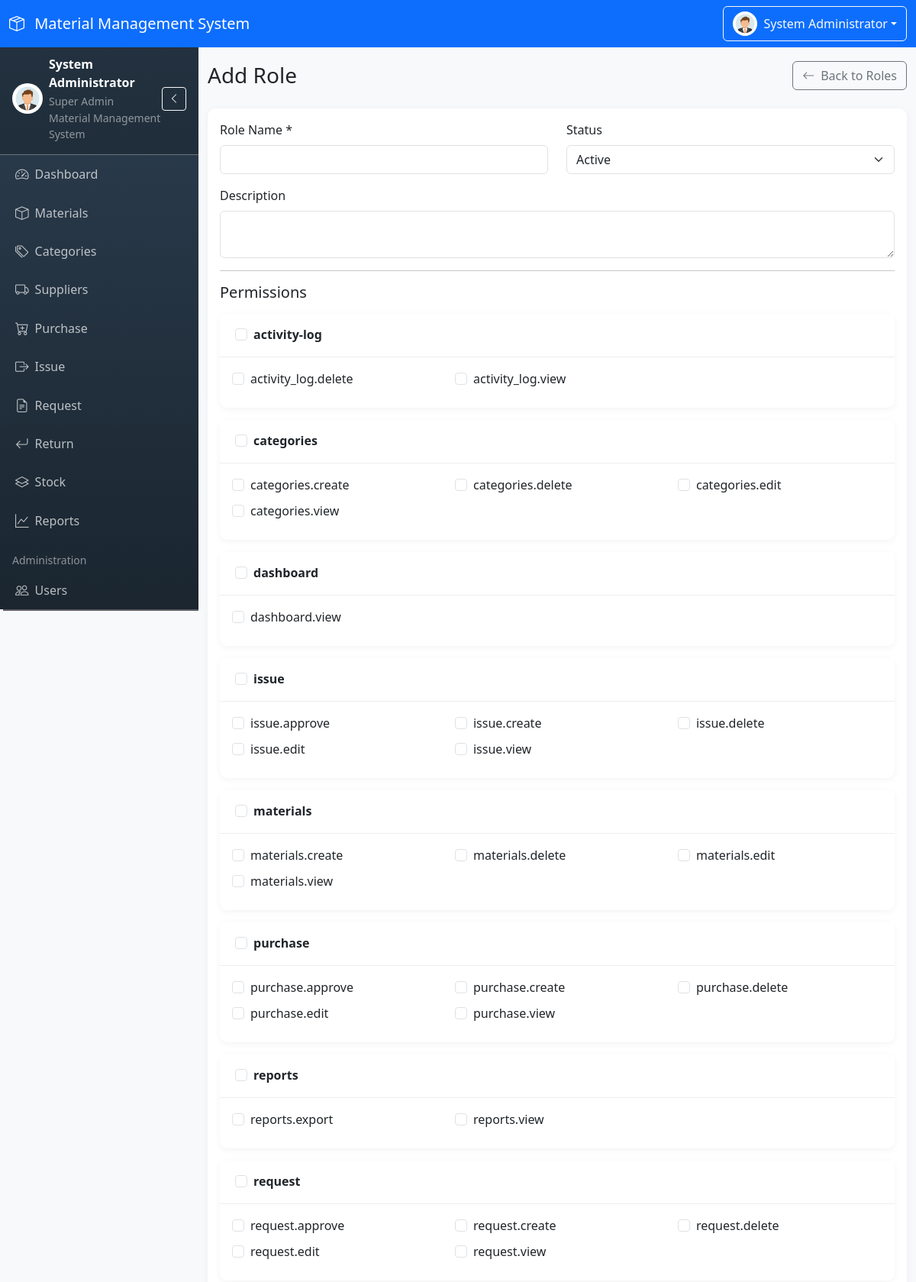
Screenshot of /modules/roles/create.php (signed in, upper part) with the database file from the repository.
### tables this page shows
CREATE TABLE `permissions` (
  `id` int(11) NOT NULL,
  `permission_key` varchar(100) NOT NULL,
  `module_name` varchar(50) NOT NULL,
  `created_at` timestamp NOT NULL DEFAULT current_timestamp()
);

### modules/roles/create.php (the view, shortened to what this page needs)
<?php
$stmt = $pdo->query("SELECT * FROM permissions ORDER BY module_name, permission_key");
$all_permissions = $stmt->fetchAll();
$permissions_by_module = [];
foreach ($all_permissions as $perm) {
    $permissions_by_module[$perm['module_name']][] = $perm;
}
require_once __DIR__ . '/../../includes/header.php';
?>
<div class="d-flex justify-content-between align-items-center mb-4">
    <h1 class="h3 mb-0">Add Role</h1>
    <a href="<?php echo BASE_URL; ?>/modules/roles/index.php" class="btn btn-outline-secondary">
        <i class="bi bi-arrow-left me-2"></i>Back to Roles
    </a>
</div>
<div class="card">
    <div class="card-body">
        <form id="roleForm">
            <div class="row">
                <div class="col-md-6 mb-3">
                    <label for="role_name" class="form-label">Role Name *</label>
                    <input type="text" class="form-control" id="role_name" name="role_name" required>
                </div>
                <div class="col-md-6 mb-3">
                    <label for="status" class="form-label">Status</label>
                    <select class="form-select" id="status" name="status">
                        <option value="Active">Active</option>
                    </select>
                </div>
            </div>
            <div class="mb-3">
                <label for="description" class="form-label">Description</label>
                <textarea class="form-control" id="description" name="description" rows="2"></textarea>
            </div>
            <hr>
            <h5 class="mb-3">Permissions</h5>
            <?php foreach ($permissions_by_module as $module => $permissions): ?>
            <div class="card mb-3">
                <div class="card-header">
                    <div class="form-check">
                        <input class="form-check-input" type="checkbox" id="select_all_<?php echo md5($module); ?>" onchange="toggleModulePermissions('<?php echo md5($module); ?>')">
                        <label class="form-check-label fw-bold" for="select_all_<?php echo md5($module); ?>">
                            <?php echo htmlspecialchars($module); ?>
                        </label>
                    </div>
                </div>
                <div class="card-body">
                    <div class="row">
                        <?php foreach ($permissions as $perm): ?>
                        <div class="col-md-4 mb-2">
                            <div class="form-check">
                                <input class="form-check-input module-permission-<?php echo md5($module); ?>" type="checkbox" name="permissions[]" value="<?php echo $perm['id']; ?>" id="perm_<?php echo $perm['id']; ?>">
                                <label class="form-check-label" for="perm_<?php echo $perm['id']; ?>">
                                    <?php echo htmlspecialchars($perm['permission_key']); ?>
                                </label>
                            </div>
                        </div>
                        <?php endforeach; ?>
                    </div>
                </div>
            </div>
            <?php endforeach; ?>
        </form>
    </div>
</div>
<?php require_once __DIR__ . '/../../includes/footer.php'; ?>

### assets/css/style.css (style rules this page uses)
:root { --primary-color: #667eea; --secondary-color: #764ba2; --sidebar-width: 260px; --sidebar-collapsed-width: 70px; --navbar-height: 56px; }
body { font-family: 'Segoe UI', Tahoma, Geneva, Verdana, sans-serif; background-color: #f8f9fa; overflow-x: hidden; }
.card { border: none; border-radius: 10px; box-shadow: 0 2px 10px rgba(0, 0, 0, 0.05); margin-bottom: 20px; }
.card-header { background: white; border-bottom: 1px solid #eee; padding: 15px 20px; font-weight: 600; border-radius: 10px 10px 0 0; }

### rows the page displays
permissions: permission_key "activity_log.delete"
permissions: permission_key "activity_log.view"
permissions: permission_key "categories.create"
permissions: permission_key "categories.delete"
permissions: permission_key "categories.edit"
permissions: permission_key "categories.view"
permissions: permission_key "dashboard.view"
permissions: permission_key "issue.approve"
permissions: permission_key "issue.create"
permissions: permission_key "issue.delete"
permissions: permission_key "issue.edit"
permissions: permission_key "issue.view"
permissions: permission_key "materials.create"
permissions: permission_key "materials.delete"
permissions: permission_key "materials.edit"
permissions: permission_key "materials.view"
permissions: permission_key "purchase.approve"
permissions: permission_key "purchase.create"
permissions: permission_key "purchase.delete"
permissions: permission_key "purchase.edit"
permissions: permission_key "purchase.view"
permissions: permission_key "reports.export"
permissions: permission_key "reports.view"
permissions: permission_key "request.approve"
permissions: permission_key "request.create"
permissions: permission_key "request.delete"
permissions: permission_key "request.edit"
permissions: permission_key "request.view"

### other values shown
SYSTEM_NAME "Material Management System"
$_SESSION['full_name'] "System Administrator"
$_SESSION['role_name'] "Super Admin"
$module "activity-log"
$module "categories"
$module "dashboard"
$module "issue"
$module "materials"
$module "purchase"
$module "reports"
$module "request"
